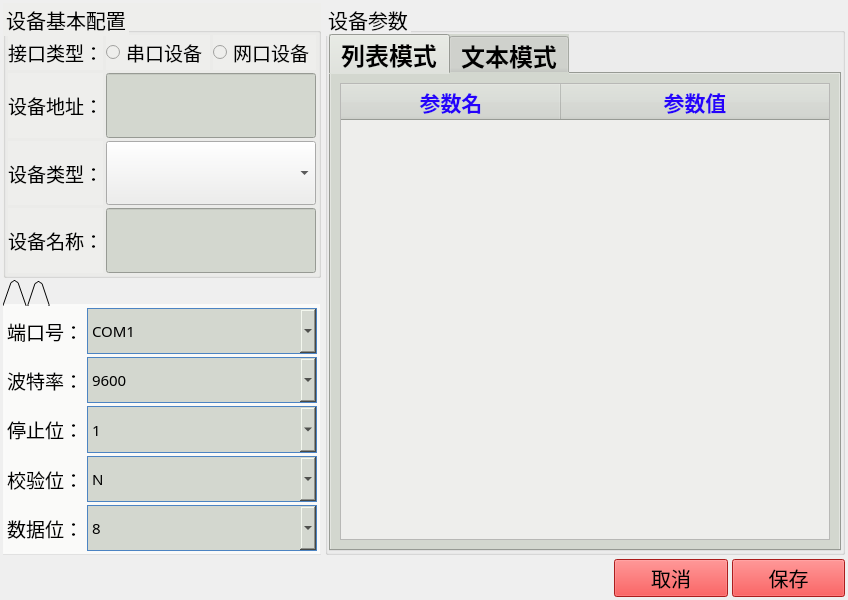
<?xml version="1.0" encoding="UTF-8"?>
<ui version="4.0">
 <class>DevAdd</class>
 <widget class="QDialog" name="DevAdd">
  <property name="geometry">
   <rect>
    <x>0</x>
    <y>0</y>
    <width>848</width>
    <height>600</height>
   </rect>
  </property>
  <property name="sizePolicy">
   <sizepolicy hsizetype="Fixed" vsizetype="Fixed">
    <horstretch>0</horstretch>
    <verstretch>0</verstretch>
   </sizepolicy>
  </property>
  <property name="windowTitle">
   <string>Dialog</string>
  </property>
  <layout class="QVBoxLayout" name="verticalLayout_6" stretch="7,1">
   <property name="spacing">
    <number>4</number>
   </property>
   <property name="leftMargin">
    <number>3</number>
   </property>
   <property name="topMargin">
    <number>3</number>
   </property>
   <property name="rightMargin">
    <number>3</number>
   </property>
   <property name="bottomMargin">
    <number>3</number>
   </property>
   <item>
    <layout class="QHBoxLayout" name="horizontalLayout" stretch="1,2">
     <item>
      <layout class="QVBoxLayout" name="verticalLayout_4" stretch="1,1">
       <property name="spacing">
        <number>2</number>
       </property>
       <item>
        <widget class="QGroupBox" name="groupBox_6">
         <property name="font">
          <font>
           <pointsize>15</pointsize>
          </font>
         </property>
         <property name="styleSheet">
          <string notr="true">background-color: rgb(238, 238, 236);</string>
         </property>
         <property name="title">
          <string>设备基本配置</string>
         </property>
         <layout class="QVBoxLayout" name="verticalLayout" stretch="0,1,1,1">
          <property name="spacing">
           <number>3</number>
          </property>
          <property name="leftMargin">
           <number>2</number>
          </property>
          <property name="topMargin">
           <number>2</number>
          </property>
          <property name="rightMargin">
           <number>2</number>
          </property>
          <property name="bottomMargin">
           <number>2</number>
          </property>
          <item>
           <layout class="QHBoxLayout" name="horizontalLayout_33" stretch="2,5">
            <item>
             <widget class="QLabel" name="label_49">
              <property name="font">
               <font>
                <pointsize>14</pointsize>
               </font>
              </property>
              <property name="text">
               <string>接口类型：</string>
              </property>
             </widget>
            </item>
            <item>
             <layout class="QHBoxLayout" name="horizontalLayout_19">
              <item>
               <widget class="QRadioButton" name="radioButton_Com">
                <property name="font">
                 <font>
                  <pointsize>14</pointsize>
                 </font>
                </property>
                <property name="text">
                 <string>串口设备</string>
                </property>
               </widget>
              </item>
              <item>
               <widget class="QRadioButton" name="radioButton_Net">
                <property name="font">
                 <font>
                  <pointsize>14</pointsize>
                 </font>
                </property>
                <property name="text">
                 <string>网口设备</string>
                </property>
               </widget>
              </item>
             </layout>
            </item>
           </layout>
          </item>
          <item>
           <layout class="QHBoxLayout" name="horizontalLayout_32" stretch="2,5">
            <item>
             <widget class="QLabel" name="label_54">
              <property name="font">
               <font>
                <pointsize>14</pointsize>
               </font>
              </property>
              <property name="text">
               <string>设备地址：</string>
              </property>
             </widget>
            </item>
            <item>
             <widget class="QLineEdit" name="lineEdit_devAddr">
              <property name="sizePolicy">
               <sizepolicy hsizetype="Fixed" vsizetype="Expanding">
                <horstretch>0</horstretch>
                <verstretch>0</verstretch>
               </sizepolicy>
              </property>
              <property name="minimumSize">
               <size>
                <width>210</width>
                <height>0</height>
               </size>
              </property>
              <property name="maximumSize">
               <size>
                <width>210</width>
                <height>16777215</height>
               </size>
              </property>
              <property name="font">
               <font>
                <family>Ubuntu</family>
                <pointsize>18</pointsize>
                <weight>50</weight>
                <italic>false</italic>
                <bold>false</bold>
               </font>
              </property>
              <property name="styleSheet">
               <string notr="true">background-color: rgb(211, 215, 207);
height:44px;
font: 18pt &quot;Ubuntu&quot;;</string>
              </property>
              <property name="text">
               <string/>
              </property>
             </widget>
            </item>
           </layout>
          </item>
          <item>
           <layout class="QHBoxLayout" name="horizontalLayout_31" stretch="2,5">
            <item>
             <widget class="QLabel" name="label_53">
              <property name="font">
               <font>
                <pointsize>14</pointsize>
               </font>
              </property>
              <property name="text">
               <string>设备类型：</string>
              </property>
             </widget>
            </item>
            <item>
             <widget class="QComboBox" name="comboBox_2">
              <property name="sizePolicy">
               <sizepolicy hsizetype="Expanding" vsizetype="Preferred">
                <horstretch>0</horstretch>
                <verstretch>0</verstretch>
               </sizepolicy>
              </property>
              <property name="minimumSize">
               <size>
                <width>210</width>
                <height>0</height>
               </size>
              </property>
              <property name="maximumSize">
               <size>
                <width>210</width>
                <height>16777215</height>
               </size>
              </property>
              <property name="font">
               <font>
                <family>Source Han Sans CN</family>
                <weight>50</weight>
                <bold>false</bold>
               </font>
              </property>
              <property name="maxVisibleItems">
               <number>50</number>
              </property>
              <property name="insertPolicy">
               <enum>QComboBox::InsertAtTop</enum>
              </property>
              <property name="frame">
               <bool>true</bool>
              </property>
             </widget>
            </item>
           </layout>
          </item>
          <item>
           <layout class="QHBoxLayout" name="horizontalLayout_36" stretch="2,5">
            <item>
             <widget class="QLabel" name="label_devName">
              <property name="font">
               <font>
                <pointsize>14</pointsize>
               </font>
              </property>
              <property name="text">
               <string>设备名称：</string>
              </property>
             </widget>
            </item>
            <item>
             <widget class="QLineEdit" name="lineEdit_Name">
              <property name="sizePolicy">
               <sizepolicy hsizetype="Fixed" vsizetype="Expanding">
                <horstretch>0</horstretch>
                <verstretch>0</verstretch>
               </sizepolicy>
              </property>
              <property name="minimumSize">
               <size>
                <width>210</width>
                <height>0</height>
               </size>
              </property>
              <property name="maximumSize">
               <size>
                <width>210</width>
                <height>16777215</height>
               </size>
              </property>
              <property name="font">
               <font>
                <family>Ubuntu</family>
                <pointsize>18</pointsize>
                <weight>50</weight>
                <italic>false</italic>
                <bold>false</bold>
               </font>
              </property>
              <property name="styleSheet">
               <string notr="true">background-color: rgb(211, 215, 207);
height:44px;
font: 18pt &quot;Ubuntu&quot;;</string>
              </property>
              <property name="text">
               <string/>
              </property>
             </widget>
            </item>
           </layout>
          </item>
         </layout>
        </widget>
       </item>
       <item>
        <widget class="QTabWidget" name="tabWidget">
         <property name="styleSheet">
          <string notr="true">background-color: rgb(238, 238, 236,0);</string>
         </property>
         <property name="tabPosition">
          <enum>QTabWidget::North</enum>
         </property>
         <property name="tabShape">
          <enum>QTabWidget::Triangular</enum>
         </property>
         <property name="currentIndex">
          <number>0</number>
         </property>
         <property name="usesScrollButtons">
          <bool>true</bool>
         </property>
         <property name="documentMode">
          <bool>false</bool>
         </property>
         <property name="tabsClosable">
          <bool>false</bool>
         </property>
         <property name="tabBarAutoHide">
          <bool>false</bool>
         </property>
         <widget class="QWidget" name="tab">
          <attribute name="title">
           <string/>
          </attribute>
          <layout class="QVBoxLayout" name="verticalLayout_2" stretch="1,1,1,1,1">
           <property name="spacing">
            <number>3</number>
           </property>
           <property name="leftMargin">
            <number>2</number>
           </property>
           <property name="topMargin">
            <number>2</number>
           </property>
           <property name="rightMargin">
            <number>2</number>
           </property>
           <property name="bottomMargin">
            <number>2</number>
           </property>
           <item>
            <layout class="QHBoxLayout" name="horizontalLayout_20" stretch="1,3">
             <item>
              <widget class="QLabel" name="label_52">
               <property name="font">
                <font>
                 <pointsize>14</pointsize>
                </font>
               </property>
               <property name="text">
                <string>端口号：</string>
               </property>
              </widget>
             </item>
             <item>
              <widget class="QComboBox" name="comboBox">
               <property name="sizePolicy">
                <sizepolicy hsizetype="Preferred" vsizetype="Expanding">
                 <horstretch>0</horstretch>
                 <verstretch>0</verstretch>
                </sizepolicy>
               </property>
               <property name="font">
                <font>
                 <family>Source Han Sans CN</family>
                 <pointsize>-1</pointsize>
                 <weight>50</weight>
                 <bold>false</bold>
                </font>
               </property>
               <property name="styleSheet">
                <string notr="true">QComboBox {
    border: 1px solid #4C84C3;
	width: 181px;
	height: 40px;
	font-size: 15px;
	font-family: Source Han Sans CN;
	background-color: rgb(211, 215, 207);
	font-weight: 400;
	opacity: 1;
	border-radius: 0px;
	
}
 
QComboBox QAbstractItemView {
    border-radius:  0px;  
	background-color: rgb(233, 185, 110);
	border:1px solid #4C84c3;
 	selection-background-color: #2019DC;
}
 
QComboBox QAbstractItemView::item {
    height: 40px;   
	border: none;
}
 
</string>
               </property>
               <property name="insertPolicy">
                <enum>QComboBox::InsertAtTop</enum>
               </property>
               <item>
                <property name="text">
                 <string>COM1</string>
                </property>
               </item>
               <item>
                <property name="text">
                 <string>COM2</string>
                </property>
               </item>
               <item>
                <property name="text">
                 <string>COM3</string>
                </property>
               </item>
               <item>
                <property name="text">
                 <string>COM4</string>
                </property>
               </item>
               <item>
                <property name="text">
                 <string>COM5</string>
                </property>
               </item>
               <item>
                <property name="text">
                 <string>COM6</string>
                </property>
               </item>
               <item>
                <property name="text">
                 <string>COM7</string>
                </property>
               </item>
               <item>
                <property name="text">
                 <string>COM8</string>
                </property>
               </item>
               <item>
                <property name="text">
                 <string>COM9</string>
                </property>
               </item>
               <item>
                <property name="text">
                 <string>COM10</string>
                </property>
               </item>
               <item>
                <property name="text">
                 <string>COM11</string>
                </property>
               </item>
               <item>
                <property name="text">
                 <string>COM12</string>
                </property>
               </item>
               <item>
                <property name="text">
                 <string>USB-COM1</string>
                </property>
               </item>
               <item>
                <property name="text">
                 <string>USB-COM2</string>
                </property>
               </item>
               <item>
                <property name="text">
                 <string>USB-COM3</string>
                </property>
               </item>
               <item>
                <property name="text">
                 <string>USB-COM4</string>
                </property>
               </item>
               <item>
                <property name="text">
                 <string>XR-COM1</string>
                </property>
               </item>
               <item>
                <property name="text">
                 <string>XR-COM2</string>
                </property>
               </item>
               <item>
                <property name="text">
                 <string>XR-COM3</string>
                </property>
               </item>
               <item>
                <property name="text">
                 <string>XR-COM4</string>
                </property>
               </item>
              </widget>
             </item>
            </layout>
           </item>
           <item>
            <layout class="QHBoxLayout" name="horizontalLayout_21" stretch="1,3">
             <item>
              <widget class="QLabel" name="label_55">
               <property name="font">
                <font>
                 <pointsize>14</pointsize>
                </font>
               </property>
               <property name="text">
                <string>波特率：</string>
               </property>
              </widget>
             </item>
             <item>
              <widget class="QComboBox" name="comboBox_baud">
               <property name="sizePolicy">
                <sizepolicy hsizetype="Preferred" vsizetype="Expanding">
                 <horstretch>0</horstretch>
                 <verstretch>0</verstretch>
                </sizepolicy>
               </property>
               <property name="font">
                <font>
                 <family>Source Han Sans CN</family>
                 <pointsize>-1</pointsize>
                 <weight>50</weight>
                 <bold>false</bold>
                </font>
               </property>
               <property name="styleSheet">
                <string notr="true">QComboBox {
    border: 1px solid #4C84C3;
	width: 181px;
	height: 40px;
	font-size: 15px;
	font-family: Source Han Sans CN;
	background-color: rgb(211, 215, 207);
	font-weight: 400;
	opacity: 1;
	border-radius: 0px;
	
}
 
QComboBox QAbstractItemView {
    border-radius:  0px;  
	background-color: rgb(233, 185, 110);
	border:1px solid #4C84c3;
 	selection-background-color: #2019DC;
}
 
QComboBox QAbstractItemView::item {
    height: 40px;   
	border: none;
}
 
</string>
               </property>
               <property name="currentIndex">
                <number>3</number>
               </property>
               <property name="insertPolicy">
                <enum>QComboBox::InsertAtTop</enum>
               </property>
               <item>
                <property name="text">
                 <string>1200</string>
                </property>
               </item>
               <item>
                <property name="text">
                 <string>2400</string>
                </property>
               </item>
               <item>
                <property name="text">
                 <string>4800</string>
                </property>
               </item>
               <item>
                <property name="text">
                 <string>9600</string>
                </property>
               </item>
               <item>
                <property name="text">
                 <string>19200</string>
                </property>
               </item>
               <item>
                <property name="text">
                 <string>38400</string>
                </property>
               </item>
               <item>
                <property name="text">
                 <string>115200</string>
                </property>
               </item>
              </widget>
             </item>
            </layout>
           </item>
           <item>
            <layout class="QHBoxLayout" name="horizontalLayout_22" stretch="1,3">
             <item>
              <widget class="QLabel" name="label_56">
               <property name="font">
                <font>
                 <pointsize>14</pointsize>
                </font>
               </property>
               <property name="text">
                <string>停止位：</string>
               </property>
              </widget>
             </item>
             <item>
              <widget class="QComboBox" name="comboBox_stopbit">
               <property name="sizePolicy">
                <sizepolicy hsizetype="Preferred" vsizetype="Expanding">
                 <horstretch>0</horstretch>
                 <verstretch>0</verstretch>
                </sizepolicy>
               </property>
               <property name="font">
                <font>
                 <family>Source Han Sans CN</family>
                 <pointsize>-1</pointsize>
                 <weight>50</weight>
                 <bold>false</bold>
                </font>
               </property>
               <property name="styleSheet">
                <string notr="true">QComboBox {
    border: 1px solid #4C84C3;
	width: 181px;
	height: 40px;
	font-size: 15px;
	font-family: Source Han Sans CN;
	background-color: rgb(211, 215, 207);
	font-weight: 400;
	opacity: 1;
	border-radius: 0px;
	
}
 
QComboBox QAbstractItemView {
    border-radius:  0px;  
	background-color: rgb(233, 185, 110);
	border:1px solid #4C84c3;
 	selection-background-color: #2019DC;
}
 
QComboBox QAbstractItemView::item {
    height: 40px;   
	border: none;
}
 
</string>
               </property>
               <property name="insertPolicy">
                <enum>QComboBox::InsertAtTop</enum>
               </property>
               <item>
                <property name="text">
                 <string>1</string>
                </property>
               </item>
               <item>
                <property name="text">
                 <string>2</string>
                </property>
               </item>
              </widget>
             </item>
            </layout>
           </item>
           <item>
            <layout class="QHBoxLayout" name="horizontalLayout_35" stretch="1,3">
             <item>
              <widget class="QLabel" name="label_60">
               <property name="font">
                <font>
                 <pointsize>14</pointsize>
                </font>
               </property>
               <property name="text">
                <string>校验位：</string>
               </property>
              </widget>
             </item>
             <item>
              <widget class="QComboBox" name="comboBox_parity">
               <property name="sizePolicy">
                <sizepolicy hsizetype="Preferred" vsizetype="Expanding">
                 <horstretch>0</horstretch>
                 <verstretch>0</verstretch>
                </sizepolicy>
               </property>
               <property name="font">
                <font>
                 <family>Source Han Sans CN</family>
                 <pointsize>-1</pointsize>
                 <weight>50</weight>
                 <bold>false</bold>
                </font>
               </property>
               <property name="styleSheet">
                <string notr="true">QComboBox {
    border: 1px solid #4C84C3;
	width: 181px;
	height: 40px;
	font-size: 15px;
	font-family: Source Han Sans CN;
	background-color: rgb(211, 215, 207);
	font-weight: 400;
	opacity: 1;
	border-radius: 0px;
	
}
 
QComboBox QAbstractItemView {
    border-radius:  0px;  
	background-color: rgb(233, 185, 110);
	border:1px solid #4C84c3;
 	selection-background-color: #2019DC;
}
 
QComboBox QAbstractItemView::item {
    height: 40px;   
	border: none;
}
 
</string>
               </property>
               <property name="insertPolicy">
                <enum>QComboBox::InsertAtTop</enum>
               </property>
               <item>
                <property name="text">
                 <string>N</string>
                </property>
               </item>
               <item>
                <property name="text">
                 <string>E</string>
                </property>
               </item>
               <item>
                <property name="text">
                 <string>O</string>
                </property>
               </item>
              </widget>
             </item>
            </layout>
           </item>
           <item>
            <layout class="QHBoxLayout" name="horizontalLayout_23" stretch="1,3">
             <item>
              <widget class="QLabel" name="label_57">
               <property name="font">
                <font>
                 <pointsize>14</pointsize>
                </font>
               </property>
               <property name="text">
                <string>数据位：</string>
               </property>
              </widget>
             </item>
             <item>
              <widget class="QComboBox" name="comboBox_databit">
               <property name="sizePolicy">
                <sizepolicy hsizetype="Preferred" vsizetype="Expanding">
                 <horstretch>0</horstretch>
                 <verstretch>0</verstretch>
                </sizepolicy>
               </property>
               <property name="font">
                <font>
                 <family>Source Han Sans CN</family>
                 <pointsize>-1</pointsize>
                 <weight>50</weight>
                 <bold>false</bold>
                </font>
               </property>
               <property name="styleSheet">
                <string notr="true">QComboBox {
    border: 1px solid #4C84C3;
	width: 181px;
	height: 40px;
	font-size: 15px;
	font-family: Source Han Sans CN;
	background-color: rgb(211, 215, 207);
	font-weight: 400;
	opacity: 1;
	border-radius: 0px;
	
}
 
QComboBox QAbstractItemView {
    border-radius:  0px;  
	background-color: rgb(233, 185, 110);
	border:1px solid #4C84c3;
 	selection-background-color: #2019DC;
}
 
QComboBox QAbstractItemView::item {
    height: 40px;   
	border: none;
}
 
</string>
               </property>
               <property name="currentIndex">
                <number>1</number>
               </property>
               <property name="insertPolicy">
                <enum>QComboBox::InsertAtTop</enum>
               </property>
               <item>
                <property name="text">
                 <string>7</string>
                </property>
               </item>
               <item>
                <property name="text">
                 <string>8</string>
                </property>
               </item>
              </widget>
             </item>
            </layout>
           </item>
          </layout>
         </widget>
         <widget class="QWidget" name="tab_2">
          <attribute name="title">
           <string/>
          </attribute>
          <layout class="QVBoxLayout" name="verticalLayout_3">
           <item>
            <layout class="QHBoxLayout" name="horizontalLayout_24">
             <item>
              <widget class="QLabel" name="label_58">
               <property name="font">
                <font>
                 <pointsize>14</pointsize>
                </font>
               </property>
               <property name="text">
                <string>服务地址：</string>
               </property>
              </widget>
             </item>
             <item>
              <widget class="QLineEdit" name="lineEdit_ipAddr">
               <property name="font">
                <font>
                 <pointsize>14</pointsize>
                </font>
               </property>
               <property name="styleSheet">
                <string notr="true">background-color: rgb(211, 215, 207);</string>
               </property>
              </widget>
             </item>
            </layout>
           </item>
           <item>
            <widget class="QLabel" name="label_59">
             <property name="font">
              <font>
               <weight>75</weight>
               <bold>true</bold>
              </font>
             </property>
             <property name="text">
              <string>注：服务地址为空，则为串口设备，否则为网口设备。</string>
             </property>
             <property name="wordWrap">
              <bool>true</bool>
             </property>
            </widget>
           </item>
          </layout>
         </widget>
        </widget>
       </item>
      </layout>
     </item>
     <item>
      <widget class="QGroupBox" name="groupBox_5">
       <property name="font">
        <font>
         <pointsize>15</pointsize>
        </font>
       </property>
       <property name="styleSheet">
        <string notr="true">background-color: rgb(238, 238, 236,0);</string>
       </property>
       <property name="title">
        <string>设备参数</string>
       </property>
       <layout class="QVBoxLayout" name="verticalLayout_5" stretch="0">
        <property name="spacing">
         <number>1</number>
        </property>
        <property name="leftMargin">
         <number>1</number>
        </property>
        <property name="topMargin">
         <number>1</number>
        </property>
        <property name="rightMargin">
         <number>1</number>
        </property>
        <property name="bottomMargin">
         <number>1</number>
        </property>
        <item>
         <widget class="QTabWidget" name="tabWidget_2">
          <property name="font">
           <font>
            <pointsize>18</pointsize>
            <weight>75</weight>
            <bold>true</bold>
           </font>
          </property>
          <property name="styleSheet">
           <string notr="true">background-color: rgb(211, 215, 207);</string>
          </property>
          <property name="currentIndex">
           <number>0</number>
          </property>
          <property name="iconSize">
           <size>
            <width>32</width>
            <height>32</height>
           </size>
          </property>
          <widget class="QWidget" name="tab_list">
           <attribute name="icon">
            <iconset resource="res.qrc">
             <normaloff>:/images/realtime.png</normaloff>:/images/realtime.png</iconset>
           </attribute>
           <attribute name="title">
            <string>列表模式</string>
           </attribute>
           <layout class="QVBoxLayout" name="verticalLayout_7">
            <item>
             <widget class="QTableWidget" name="paramtable">
              <property name="styleSheet">
               <string notr="true">QTableWidget
{
	
	
	background-color: rgb(238, 238, 236);
}</string>
              </property>
              <attribute name="horizontalHeaderDefaultSectionSize">
               <number>220</number>
              </attribute>
              <attribute name="horizontalHeaderStretchLastSection">
               <bool>true</bool>
              </attribute>
              <attribute name="verticalHeaderVisible">
               <bool>false</bool>
              </attribute>
              <column>
               <property name="text">
                <string>参数名</string>
               </property>
               <property name="font">
                <font>
                 <pointsize>16</pointsize>
                 <weight>75</weight>
                 <bold>true</bold>
                </font>
               </property>
               <property name="textAlignment">
                <set>AlignCenter</set>
               </property>
               <property name="background">
                <color>
                 <red>136</red>
                 <green>138</green>
                 <blue>133</blue>
                </color>
               </property>
               <property name="foreground">
                <brush brushstyle="SolidPattern">
                 <color alpha="255">
                  <red>38</red>
                  <green>2</green>
                  <blue>250</blue>
                 </color>
                </brush>
               </property>
              </column>
              <column>
               <property name="text">
                <string>参数值</string>
               </property>
               <property name="font">
                <font>
                 <pointsize>16</pointsize>
                 <weight>75</weight>
                 <bold>true</bold>
                </font>
               </property>
               <property name="textAlignment">
                <set>AlignCenter</set>
               </property>
               <property name="background">
                <color>
                 <red>136</red>
                 <green>138</green>
                 <blue>133</blue>
                </color>
               </property>
               <property name="foreground">
                <brush brushstyle="SolidPattern">
                 <color alpha="255">
                  <red>38</red>
                  <green>2</green>
                  <blue>250</blue>
                 </color>
                </brush>
               </property>
              </column>
             </widget>
            </item>
           </layout>
          </widget>
          <widget class="QWidget" name="tab_text">
           <attribute name="icon">
            <iconset resource="res.qrc">
             <normaloff>:/images/appdft.png</normaloff>:/images/appdft.png</iconset>
           </attribute>
           <attribute name="title">
            <string>文本模式</string>
           </attribute>
           <layout class="QVBoxLayout" name="verticalLayout_8">
            <item>
             <widget class="QTextEdit" name="textEdit_devParams">
              <property name="font">
               <font>
                <pointsize>14</pointsize>
               </font>
              </property>
              <property name="styleSheet">
               <string notr="true">background-color: rgb(211, 215, 207);</string>
              </property>
             </widget>
            </item>
           </layout>
          </widget>
         </widget>
        </item>
       </layout>
      </widget>
     </item>
    </layout>
   </item>
   <item>
    <layout class="QHBoxLayout" name="horizontalLayout_2" stretch="5,0,1,1">
     <item>
      <spacer name="horizontalSpacer">
       <property name="orientation">
        <enum>Qt::Horizontal</enum>
       </property>
       <property name="sizeHint" stdset="0">
        <size>
         <width>40</width>
         <height>20</height>
        </size>
       </property>
      </spacer>
     </item>
     <item>
      <widget class="QPushButton" name="keyboard">
       <property name="sizePolicy">
        <sizepolicy hsizetype="Minimum" vsizetype="Preferred">
         <horstretch>0</horstretch>
         <verstretch>0</verstretch>
        </sizepolicy>
       </property>
       <property name="text">
        <string/>
       </property>
       <property name="icon">
        <iconset resource="res.qrc">
         <normaloff>:/images/keyboard-off.png</normaloff>:/images/keyboard-off.png</iconset>
       </property>
       <property name="iconSize">
        <size>
         <width>32</width>
         <height>32</height>
        </size>
       </property>
       <property name="flat">
        <bool>true</bool>
       </property>
      </widget>
     </item>
     <item>
      <widget class="QPushButton" name="pushButton_2">
       <property name="sizePolicy">
        <sizepolicy hsizetype="Preferred" vsizetype="Fixed">
         <horstretch>0</horstretch>
         <verstretch>0</verstretch>
        </sizepolicy>
       </property>
       <property name="font">
        <font>
         <pointsize>15</pointsize>
        </font>
       </property>
       <property name="styleSheet">
        <string notr="true">background-color: rgb(239, 41, 41);</string>
       </property>
       <property name="text">
        <string>取消</string>
       </property>
      </widget>
     </item>
     <item>
      <widget class="QPushButton" name="pushButton">
       <property name="sizePolicy">
        <sizepolicy hsizetype="Preferred" vsizetype="Fixed">
         <horstretch>0</horstretch>
         <verstretch>0</verstretch>
        </sizepolicy>
       </property>
       <property name="font">
        <font>
         <pointsize>15</pointsize>
         <weight>50</weight>
         <bold>false</bold>
        </font>
       </property>
       <property name="styleSheet">
        <string notr="true">background-color: rgb(239, 41, 41);</string>
       </property>
       <property name="text">
        <string>保存</string>
       </property>
      </widget>
     </item>
    </layout>
   </item>
  </layout>
 </widget>
 <resources>
  <include location="res.qrc"/>
 </resources>
 <connections/>
</ui>
